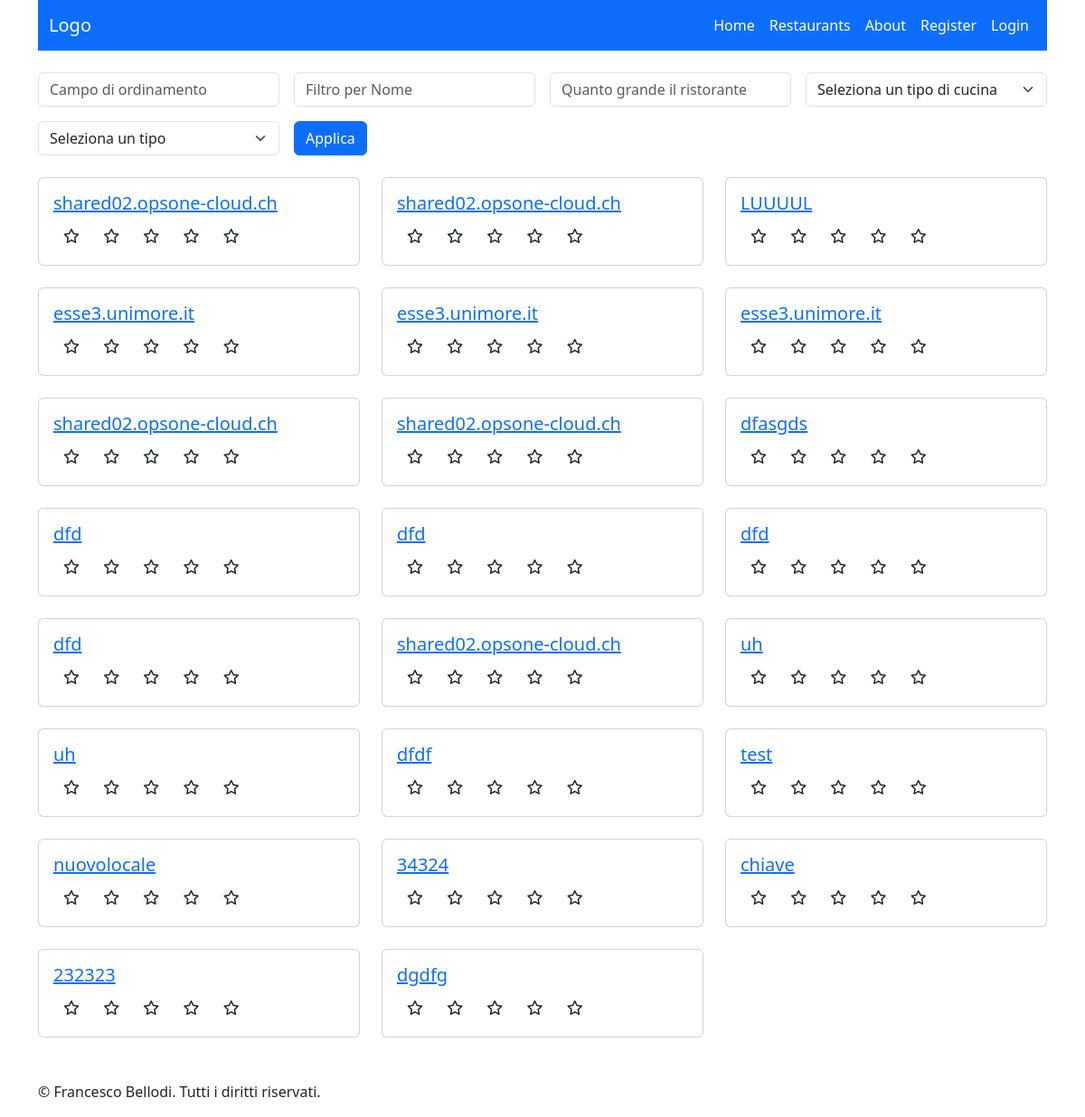
/restaurants/, run on an earlier commit of the app's database.
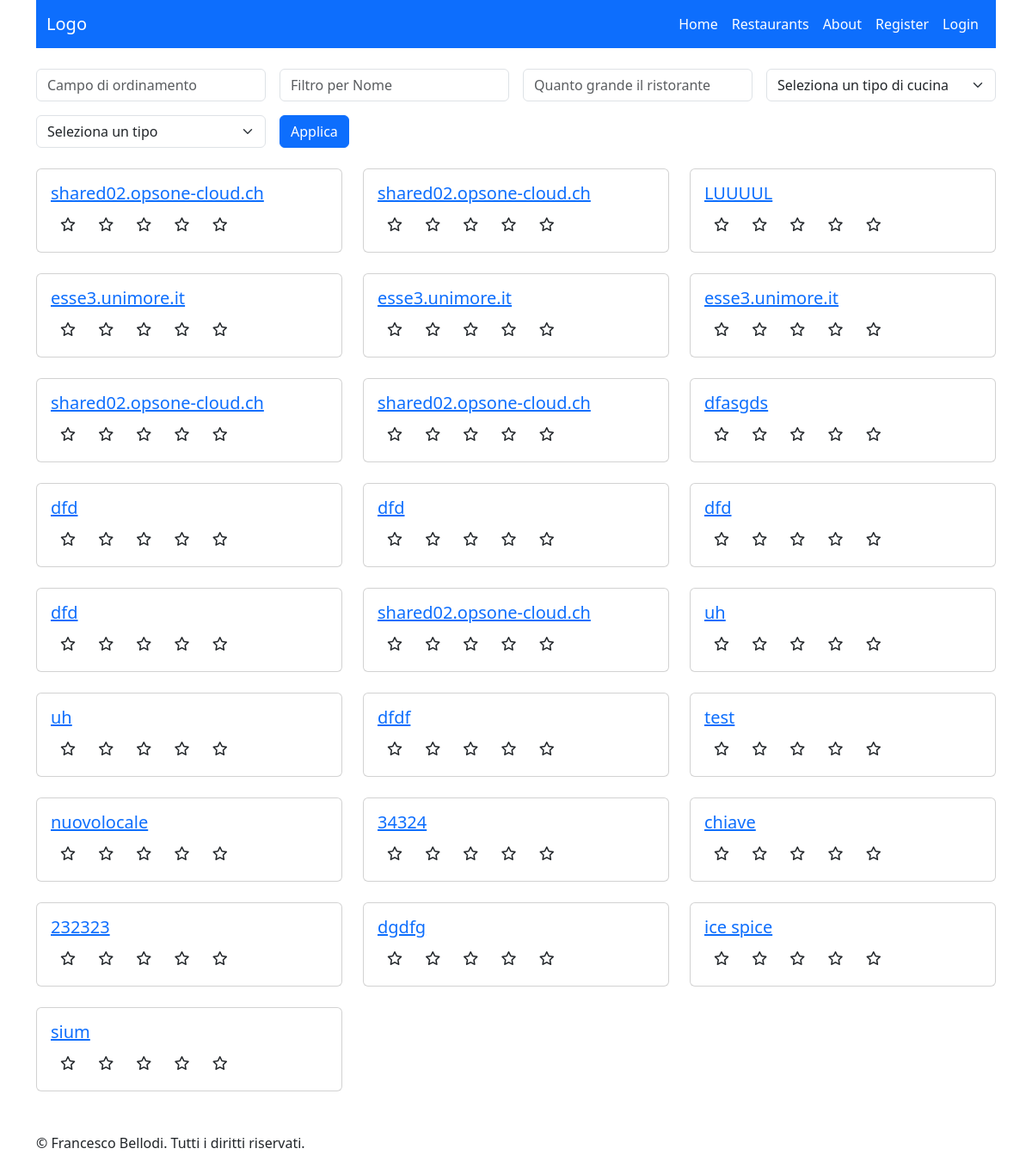
And on a later commit of the database.
### restaurantsApp/models.py (models this page shows, shortened)
class Restaurant(models.Model):
    restaurantID = models.IntegerField(primary_key=True)
    owner = models.ForeignKey(settings.AUTH_USER_MODEL, on_delete=models.CASCADE)
    name = models.CharField(max_length=100)
    address = models.CharField(max_length=200)
    phone_number = PhoneNumberField()
    cuisine_type = models.CharField(max_length=200)
    meal_type = models.CharField(max_length=200)
    max_booking = models.IntegerField(default=100)
    average_rating = models.FloatField(default=0, null=True)

### restaurantsApp/views.py (the view)
# urls.py: path("", RestaurantListView.as_view(), name="listRestaurants"),
class RestaurantListView(ListView):
    model = Restaurant
    template_name = 'restaurantsApp/restaurant_list.html'  # Specifica il percorso al tuo template
    context_object_name = 'restaurants'  # Nome del contesto da utilizzare nel template
    def get_context_data(self, **kwargs):
        from .forms import CUISINE_CHOICES, MEAL_CHOICES
        context = super().get_context_data(**kwargs)
        context['CUISINE_CHOICES'] = CUISINE_CHOICES
        context['MEAL_CHOICES'] = MEAL_CHOICES
        return context
    def get_queryset(self):
        order_field = self.request.GET.get('order_field')
        filter_name = self.request.GET.get('filter_name', None)
        filter_max_booking = self.request.GET.get('filter_max_booking', None)
        cuisine_type = self.request.GET.get('filter_cuisine_type', None)
        meal_type = self.request.GET.get('filter_meal_type', None)
        queryset = Restaurant.objects.all()
        if filter_name:
            queryset = queryset.filter(name__icontains=filter_name)
        if filter_max_booking:
            queryset = queryset.filter(max_booking__lte=filter_max_booking)
        if cuisine_type:
            queryset = queryset.filter(cuisine_type__icontains=cuisine_type)
        if meal_type:
            queryset = queryset.filter(meal_type__icontains=meal_type)
        if order_field in [field.name for field in Restaurant._meta.fields]:
            queryset = queryset.order_by(order_field)
        return queryset

### restaurantsApp/templates/restaurantsApp/restaurant_list.html
{% extends "base.html" %}
{% block css %}
  {% load static %}
  <link rel="stylesheet" type="text/css" href="{% static 'TableTales/stars.css' %}">
  <link rel="stylesheet" href="https://cdnjs.cloudflare.com/ajax/libs/font-awesome/6.4.0/css/all.min.css">
{% endblock %}
{% block content %}
  {% include 'restaurantsApp/searchbar.html' %}
  <div class="row">
      {% for r in restaurants %}
        {% include "restaurantsApp/single-restaurant.html" %}
      {% empty %}
        <p> Non ci sono ristoranti ancora</p>
      {% endfor %}
  </div>
{% endblock %}

### restaurantsApp/templates/restaurantsApp/single-restaurant.html
<div class="col-md-4 mb-4">
  <div class="card">
    <div class="card-body">
      <a href="{% url 'restaurant_detail' r.pk %}">
        <h5 class="card-title">{{ r.name }}</h5>
      </a>
      <div class="rating">
        {% for i in "12345" %}
          <span class="fa-stack">
            {% if i >= r.average_rating|floatformat %}
              <i class="far fa-star fa-stack-1x"></i>
            {% else %}
              <i class="fas fa-star fa-stack-1x"></i>
            {% endif %}
          </span>
        {% endfor %}
      </div>
    </div>
  </div>
</div>

What changed in the data, as far as the page shows it:
added Restaurant: name "ice spice", average_rating 0 (drawn)
added Restaurant: name "sium", average_rating 0 (drawn)
